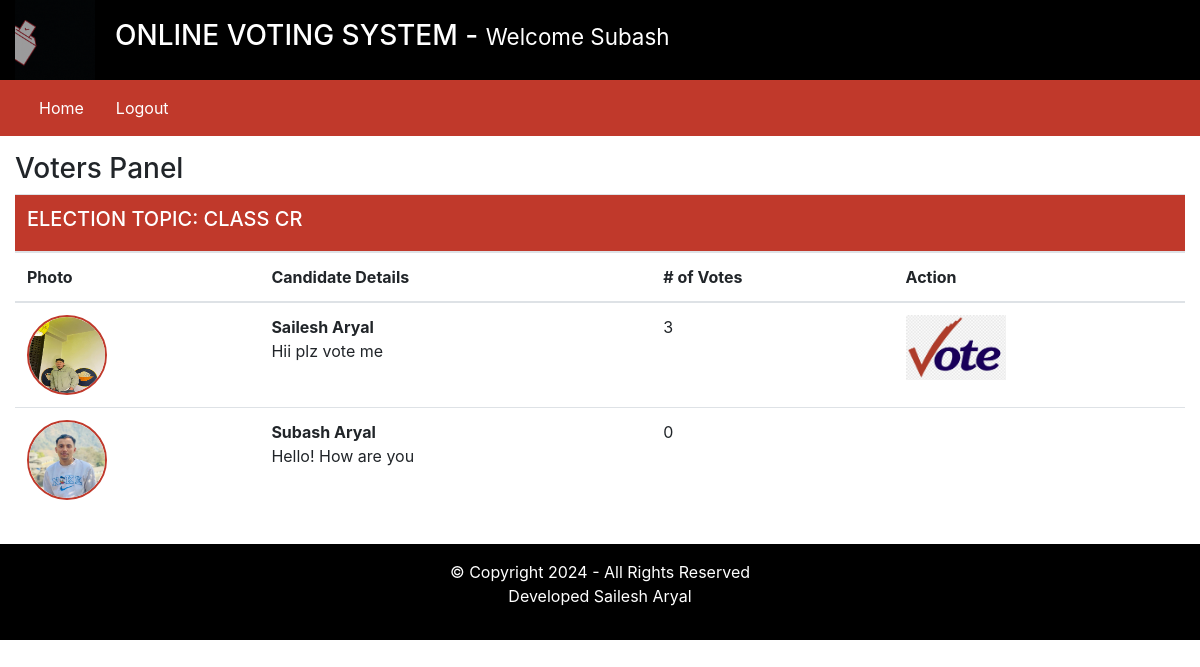
Page /voters/index.php (signed in) on the committed database.
### tables this page shows
CREATE TABLE `elections` (
  `id` int(11) NOT NULL,
  `election_topic` varchar(255) DEFAULT NULL,
  `no_of_candidates` int(11) DEFAULT NULL,
  `starting_date` date DEFAULT NULL,
  `ending_date` date DEFAULT NULL,
  `status` varchar(45) DEFAULT NULL,
  `inserted_by` varchar(255) DEFAULT NULL,
  `inserted_on` date DEFAULT NULL
);

CREATE TABLE `candidate_details` (
  `id` int(11) NOT NULL,
  `election_id` int(11) DEFAULT NULL,
  `candidate_name` varchar(255) DEFAULT NULL,
  `candidate_details` text DEFAULT NULL,
  `candidate_photo` text DEFAULT NULL,
  `inserted_by` varchar(255) DEFAULT NULL,
  `inserted_on` datetime DEFAULT NULL
);

### voters/index.php (the view, shortened to what this page needs)
<?php
    require_once("include/header.php");
    require_once("include/navigation.php");
?>
    <div class="row my-3">
        <div class="col-12">
            <h3> Voters Panel </h3>
            <?php
                $fetchingActiveElections = mysqli_query($db, "SELECT * FROM elections WHERE status = 'Active'") or die(mysqli_error($db));
                $totalActiveElections = mysqli_num_rows($fetchingActiveElections);
                if($totalActiveElections > 0)
                {
                    while($data = mysqli_fetch_assoc($fetchingActiveElections))
                    {
                        $election_id = $data['id'];
                        $election_topic = $data['election_topic'];
                ?>
                        <table class="table">
                            <thead>
                                <tr>
                                    <th colspan="4" class="bg-red text-white"><h5> ELECTION TOPIC: <?php echo strtoupper($election_topic); ?></h5></th>
                                </tr>
                                <tr>
                                    <th> Photo </th>
                                    <th> Candidate Details </th>
                                    <th> # of Votes </th>
                                    <th> Action </th>
                                </tr>
                            </thead>
                            <tbody>
                            <?php
                                $fetchingCandidates = mysqli_query($db, "SELECT * FROM candidate_details WHERE election_id = '". $election_id ."'") or die(mysqli_error($db));
                                while($candidateData = mysqli_fetch_assoc($fetchingCandidates))
                                {
                                    $candidate_id = $candidateData['id'];
                                    $candidate_photo = $candidateData['candidate_photo'];
                                    $fetchingVotes = mysqli_query($db, "SELECT * FROM votings WHERE candidate_id = '". $candidate_id . "'") or die(mysqli_error($db));
                                    $totalVotes = mysqli_num_rows($fetchingVotes);
                            ?>
                                    <tr>
                                        <td> <img src="<?php echo $candidate_photo; ?>" class="candidate_photo"> </td>
                                        <td><?php echo "<b>" . $candidateData['candidate_name'] . "</b><br />" . $candidateData['candidate_details']; ?></td>
                                        <td><?php echo $totalVotes; ?></td>
                                        <td>
                                    <?php
                                            $checkIfVoteCasted = mysqli_query($db, "SELECT * FROM votings WHERE voters_id = '". $_SESSION['user_id'] ."' AND election_id = '". $election_id ."'") or die(mysqli_error($db));
                                            $isVoteCasted = mysqli_num_rows($checkIfVoteCasted);
                                            if($isVoteCasted > 0)
                                            {
                                                $voteCastedData = mysqli_fetch_assoc($checkIfVoteCasted);
                                                $voteCastedToCandidate = $voteCastedData['candidate_id'];
                                                if($voteCastedToCandidate == $candidate_id)
                                                {
                                    ?>
                                                    <img src="../assets/images/vote.png" width="100px;">
                                    <?php
                                                }
                                            }else {
                                    ?>
                                                <button class="btn btn-md btn-success" onclick="CastVote(<?php echo $election_id; ?>, <?php echo $candidate_id; ?>, <?php echo $_SESSION['user_id']; ?>)"> Vote </button>
                                    <?php
                                            }
                                    ?>
                                    </td>
                                    </tr>
                            <?php
                                }
                            ?>
                            </tbody>
                        </table>
                <?php
                    }
                }else {
                    echo "No any active election.";
                }
            ?>
        </div>
    </div>
<?php
    require_once("include/footer.php");
?>

### assets/css/style.css (style rules this page uses)
.text-white { color: #fff; }
.bg-red { background-color: #c0392b; }
.candidate_photo { width: 80px; height: 80px; border: 2px solid #c0392b; border-radius: 100%; }

### rows in the picture
elections: election_topic "CLASS CR"
candidate_details: candidate_photo (picture), candidate_name "Sailesh Aryal", candidate_details "Hii plz vote me", totalVotes "3"
candidate_details: candidate_photo (picture), candidate_name "Subash Aryal", candidate_details "Hello! How are you", totalVotes "0"

### other values in the picture
$_SESSION['username'] "Subash"
